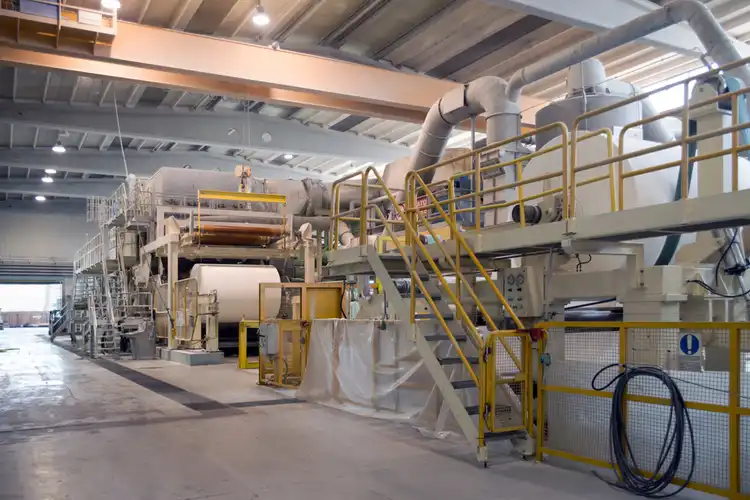
#> input picture www.crayonpapers.in/img/webp/fgmill-1.webp, 750 x 500 px
$ python -i imageCompressor.py   (imports and definitions only)
#> lines starting #> are read from the running program, lines starting #| are printed output that depends on the picture
# Credits: NIKHIL SWAMI
# USAGE
# KEEP ALL FILES IN FOLDER ALONG WITH THIS CODE.
# CODE IS SELF EXPLANATORY THOUGH

import os
from PIL import Image
import multiprocessing


def custom_resize(sizetupleXY, factor=0.8):
    x, y = sizetupleXY
    x = int(x * factor)
    y = int(y * factor)
    # if
    return (x, y)


def compress_file(imgpath, format="webp", factor=0.5, quality=80):
    """
    Atomic file compression function for multiprocessing Processes,
    allows us to apply this function to image path and the result is put in
    "./compressed" folder created adjacent
    """
#> called with imgpath = '../img/webp/fgmill-1.webp', format = 'webp', factor = 0.5, quality = 80
    try:
        print(imgpath)
        size = os.path.getsize(imgpath)
        currentImg = Image.open(imgpath).convert("RGBA")
        currentImg = currentImg.resize(custom_resize(currentImg.size, factor=factor))
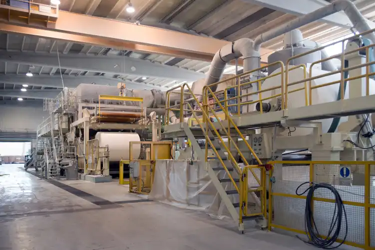
#> currentImg: PIL image 375x250 RGBA; mean R, G, B, A 133.9, 123.8, 117.1, 255
        savingName = imgpath.split(".")[0] + "." + format
        currentImg = currentImg.save(
            f"./compressed/{savingName}", quality=quality, optimize=True, format=format
            )
        sizeDifference = size - os.path.getsize(f"./compressed/{savingName}")

        pass
    except Exception as e:
        open("errors.log", "a").write(str(e) + "\n")
        open("errors.log", "a").write(str(e) + "\n")
    finally:
        os.replace(imgpath, "orignal/" + imgpath)


def get_images():
    return [
        x
        for x in os.listdir()
        if x.endswith("png")
        or x.endswith("jpg")
        or x.endswith("jpeg")
        or x.endswith("webp")
        ][:]


# -----------------------------------------
try:
    # WORKING_DIR='C:\\Users\\dell\\Downloads\\PicturesJAN2020\\Screenshots 2019'
    # os.chdir(WORKING_DIR)
    ...
except Exception as e:
    print(e)
finally:
    if not os.path.exists("compressed"):
        os.makedirs("compressed")
    if not os.path.exists("orignal"):
        os.makedirs("orignal")
# -----------------------------------------

# [14 lines not run here, left out]

    # ------------------TESTING--------------------
    # singleThead=[compress_file(x,savings) for x in get_images()]

>>> result = compress_file('../img/webp/fgmill-1.webp')
